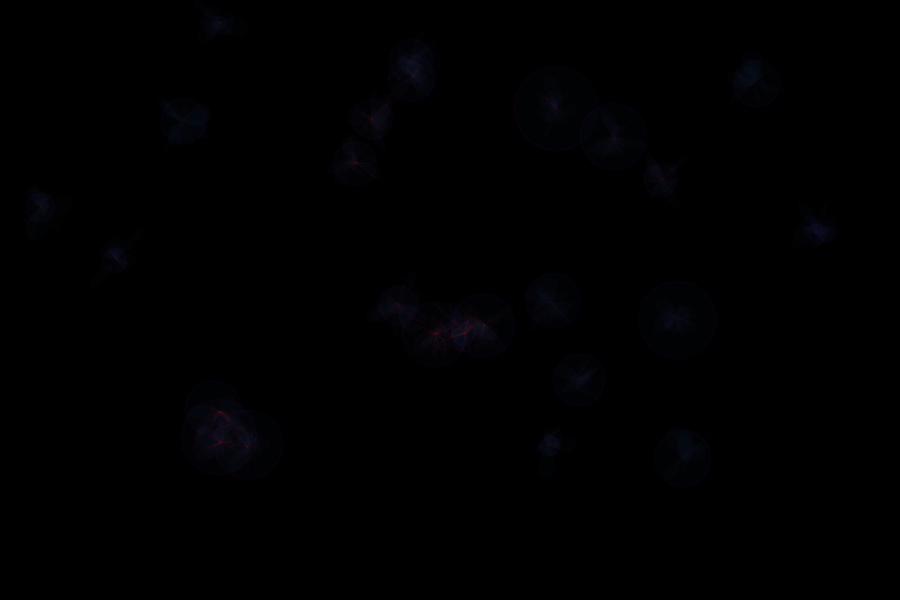
Frame 1 (no input)
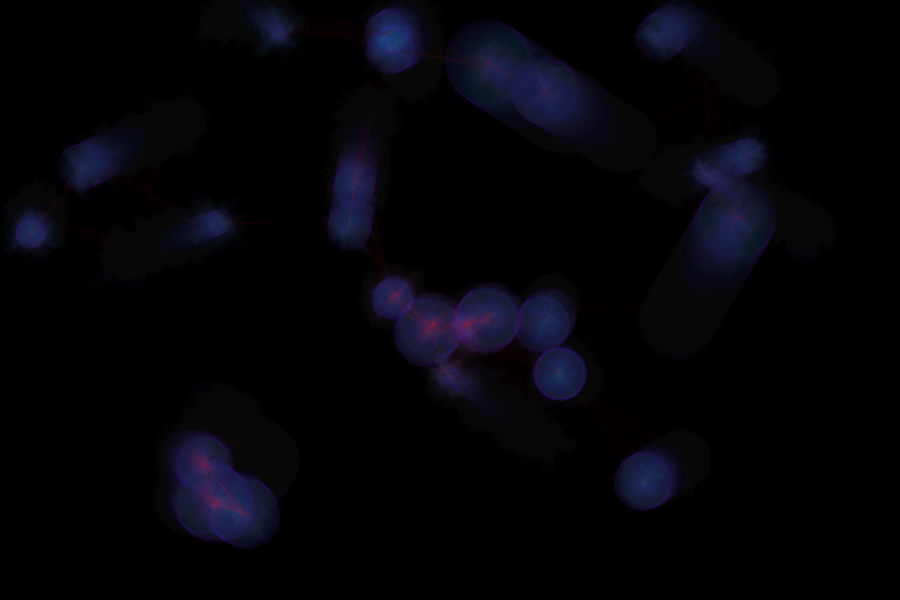
Frame 60 (the mouse pressed at the canvas centre just before this capture)
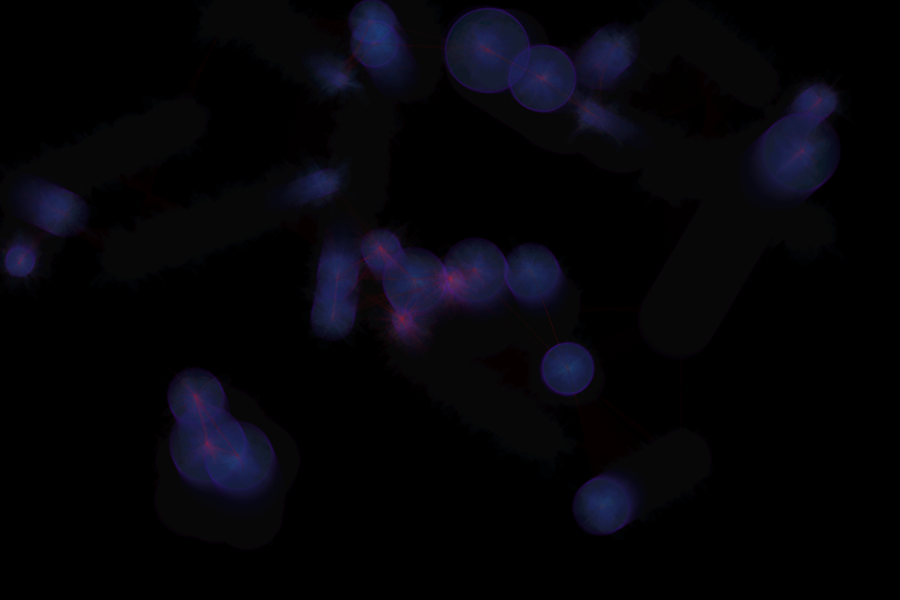
Frame 120 (the mouse held since frame 60 and released just before this capture)

The Processing sketch that drew these frames (run headless with seeded random() and noise(); from frame 60 on, the mouse is pressed at the canvas centre):

// Processing sketch: riverofsouls
// ── riverofsouls.pde
/* OpenProcessing Tweak of *@*http://www.openprocessing.org/sketch/64398*@* */
/* !do not delete the line above, required for linking your tweak if you upload again */

//  R.A. Robertson 2012.06 Core code derived from "collision test" www.kaubonschen.com
//  credit to Kim Asendorf http://openprocessing.org/visuals/?visualID=3520

Ball[] myBall;
int ballAmount = 25;
int distance = 100;
float distBalls, lineWeight, speed;
boolean toggleLoop = true;
boolean adhere = false;
boolean showCursor;
int clockStart, clockEnd, timeLapse;
float deviance, cpX, cpY;  // For bezier connector lines.

void setup() {
//  frame.setTitle("River of Souls");
//  frame.setResizable(true);
  size(900, 600);
//  float vertical = 640, aspect = 16.0 / 9.0;
//  size(int(vertical * aspect), int(vertical));
//  size(screen.width, screen.height);
  frameRate(16);
  background(0);
  smooth();

  //class setup
  myBall = new Ball[ballAmount];
  for (int i = 0; i < ballAmount; i++) {
    myBall[i] = new Ball();
    myBall[i].setup();
  }
}

void draw() {
  noStroke();
  fill(0, 18);
  rect(0, 0, width, height);
  if (!showCursor) { noCursor(); }
  else { cursor(); showCursor = false; }
  
  for (int i = 0; i < ballAmount; i++) {
    stroke(100, 10, 200, 10);
    strokeWeight(2);
    fill(50, 100, 200, 5);
    myBall[i].drawBall();
    myBall[i].step();
    myBall[i].separate();  // Physics collision and separation.
//    deviance = random(-30, 30);  // for bezier connectors.
          
    for (int j = 0; j < ballAmount; j++) {
      if (i != j) {
        distBalls = dist(myBall[i].x, myBall[i].y, myBall[j].x, myBall[j].y);
        
        // Draw connector lines.
        if (distBalls <= distance + 50) {
          lineWeight = 50/distBalls;
          stroke(lineWeight*200, lineWeight, lineWeight, 6);
          line(myBall[i].x, myBall[i].y, myBall[j].x, myBall[j].y);  // Simple lines.

//          cpX = (lerp(myBall[i].x, myBall[j].x, random(.5, 1)));  // Bezier block...
//          cpY = (lerp(myBall[i].y, myBall[j].y, random(.5, 1)));  // (cool, but costly).
//          bezier(myBall[i].x, myBall[i].y,
//                 cpX + deviance, cpY + deviance,
//                 cpX + deviance, cpY + deviance,
//                 myBall[j].x, myBall[j].y);
                 
//          stroke(lineWeight*200, lineWeight, lineWeight, 6);
        }

        //  Adhesion.
        if (distBalls <= myBall[i].d/2 + myBall[j].d/2) {
          
          // Adhesion & timer setup.
          adhere = true;  // (Connect this w/separate() conditional.)
          if (clockStart == 0) {
            clockStart = millis();
          }

          //  Adhesion: average directions.
          myBall[j].incX = (myBall[j].incX + myBall[i].incX) / 2;
          myBall[j].incY= (myBall[j].incY + myBall[i].incY) / 2;
          myBall[i].incX = (myBall[j].incX + myBall[i].incX) / 2;
          myBall[i].incY= (myBall[j].incY + myBall[i].incY) / 2;
          
          // Adhesion: duration timer and disengagement directives.
          timeLapse = millis() - clockStart;
          clockEnd = int(random(50, 20000));
          if (timeLapse >= clockEnd) {
            clockStart = 0;
            adhere = false;
            myBall[i].setInc();
            myBall[j].setInc();
          }
        }
        strokeWeight(lineWeight);
      }
    }
    
    //  Inner glow.
    for (int k = 0; k < 14; k++) {
      bezier(myBall[i].x, myBall[i].y, 
      myBall[i].x + random(-50, 50), myBall[i].y + random(-50, 50), 
      myBall[i].x + random(-50, 50), myBall[i].y + random(-50, 50), 
      myBall[i].x, myBall[i].y);
    }
  }
//  println(frameRate);
}


/* ========= Class ========== */

class Ball {
  float x, y, incX, incY;
  float speed = 2;
  int d = int(random(10, 100));
  void setup() {
    x = random(d, width - 2 * d);
    y = random(d, height - 2 * d);
    setInc();
  }

  // Speed
  void setInc() {
    incX = random(-speed, speed);
    incY = random(-speed, speed);
  }

  // Object
  void drawBall() {
    ellipse(x, y, d, d);
  }

  // Boundaries, with some allowance for resizable frame.
  void step() {
    if (x >= width - d/2) {
      x = width - d/2;
      incX = -incX;
    }      
    if (x <= 0 + d/2) {
      incX = -incX;
    }
    if (y >= height - d/2) {
      y = height - d/2;
      incY = -incY;
    }
    if (y <= 0 + d/2) {
      incY = -incY;
    }
    x += incX;
    y += incY;
    incX = constrain(incX, -speed, speed);  // This is needed in case Balls initialize inside
    incY = constrain(incY, -speed, speed);  // minDist (below). Otherwise they exceed speed.
  }

  // Collision physics a la "Bouncy Bubbles"
  // http://processing.org/learning/topics/bouncybubbles.html
  float dx, dy, distance, minDist, angle, targetX, targetY, ax, ay;
  int ballRadius = d/2;
  void separate() {
    for (int i = 0; i < ballAmount; i++) {
      dx = myBall[i].x - x;
      dy = myBall[i].y - y;
      distance = sqrt(dx*dx + dy*dy);
      minDist = myBall[i].ballRadius + ballRadius;
      if (distance < minDist && adhere == false) {
        angle = atan2(dy, dx);
        targetX = x + cos(angle) * minDist;
        targetY = y + sin(angle) * minDist;
        ax = (targetX - myBall[i].x);
        ay = (targetY - myBall[i].y);
        incX -= ax;
        incY -= ay;
        myBall[i].incX += ax;
        myBall[i].incY += ay;
      }
    }
  }
}

/* =========== UI ============= */

void mousePressed() {
  if (mouseButton == LEFT) {
    if (toggleLoop) { 
      noLoop();
      cursor();
      toggleLoop = false;
    }
    else { 
      loop(); 
      toggleLoop = true;
    }
  }
  if (mouseButton == RIGHT) {
    setup();
  }
}

void mouseMoved() {
  showCursor = true;
}
